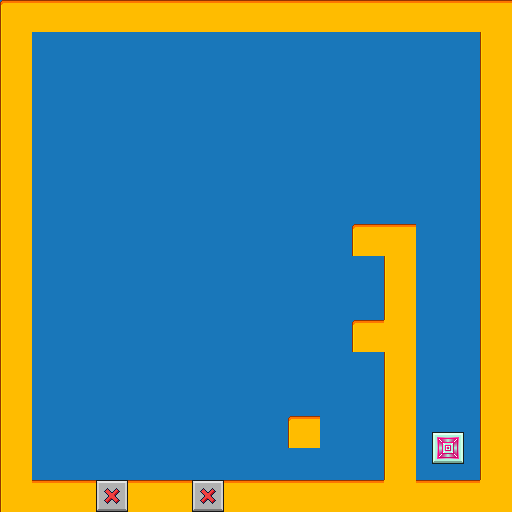

This is a level from a 2D game, rendered from its Tiled map with the project's own tilesets. A one-line summary and the complete map file follow:
An orthogonal 16x16 tile map with 32x32 px tiles, 2 tile layers (background, foreground), 4 tilesets and 14 objects.

<map version="1.10" tiledversion="1.10.2" orientation="orthogonal" renderorder="right-down" width="16" height="16" tilewidth="32" tileheight="32" infinite="0" nextlayerid="7" nextobjectid="33">
 <editorsettings>
  <export target="../map_2.lua" format="lua" />
 </editorsettings>
 <tileset firstgid="1" name="dark-bluegrey" tilewidth="32" tileheight="32" tilecount="36" columns="6">
  <image source="../../sprites/dark-bluegrey.png" width="192" height="192" />
 </tileset>
 <tileset firstgid="37" name="light-gold" tilewidth="32" tileheight="32" tilecount="36" columns="6">
  <image source="../../sprites/light-gold.png" width="192" height="192" />
 </tileset>
 <tileset firstgid="73" name="exit_block" tilewidth="32" tileheight="32" tilecount="9" columns="3">
  <image source="../../sprites/exit_block.png" width="96" height="96" />
 </tileset>
 <tileset firstgid="82" name="death_block" tilewidth="32" tileheight="32" tilecount="9" columns="3">
  <image source="../../sprites/death_block.png" width="96" height="96" />
 </tileset>
 <layer id="1" name="background" width="16" height="16">
  <data encoding="csv">
22,22,22,22,22,22,22,22,22,22,22,22,22,22,22,22,
22,22,22,22,22,22,22,22,22,22,22,22,22,22,22,22,
22,22,22,22,22,22,22,22,22,22,22,22,22,22,22,22,
22,22,22,22,22,22,22,22,22,22,22,22,22,22,22,22,
22,22,22,22,22,22,22,22,22,22,22,22,22,22,22,22,
22,22,22,22,22,22,22,22,22,22,22,22,22,22,22,22,
22,22,22,22,22,22,22,22,22,22,22,22,22,22,22,22,
22,22,22,22,22,22,22,22,22,22,22,22,22,22,22,22,
22,22,22,22,22,22,22,22,22,22,22,22,22,22,22,22,
22,22,22,22,22,22,22,22,22,22,22,22,22,22,22,22,
22,22,22,22,22,22,22,22,22,22,22,22,22,22,22,22,
22,22,22,22,22,22,22,22,22,22,22,22,22,22,22,22,
22,22,22,22,22,22,22,22,22,22,22,22,22,22,22,22,
22,22,22,22,22,22,22,22,22,22,22,22,22,22,22,22,
22,22,22,22,22,22,22,22,22,22,22,22,22,22,22,22,
22,22,22,22,22,22,22,22,22,22,22,22,22,22,22,22
</data>
 </layer>
 <layer id="2" name="foreground" width="16" height="16">
  <data encoding="csv">
37,40,40,40,40,40,40,40,40,40,40,40,40,40,40,40,
55,0,0,0,0,0,0,0,0,0,0,0,0,0,0,55,
55,0,0,0,0,0,0,0,0,0,0,0,0,0,0,55,
55,0,0,0,0,0,0,0,0,0,0,0,0,0,0,55,
55,0,0,0,0,0,0,0,0,0,0,0,0,0,0,55,
55,0,0,0,0,0,0,0,0,0,0,0,0,0,0,55,
55,0,0,0,0,0,0,0,0,0,0,0,0,0,0,55,
55,0,0,0,0,0,0,0,0,0,0,37,40,0,0,55,
55,0,0,0,0,0,0,0,0,0,0,0,55,0,0,55,
55,0,0,0,0,0,0,0,0,0,0,0,55,0,0,55,
55,0,0,0,0,0,0,0,0,0,0,37,58,0,0,55,
55,0,0,0,0,0,0,0,0,0,0,0,55,0,0,55,
55,0,0,0,0,0,0,0,0,0,0,0,55,0,0,55,
55,0,0,0,0,0,0,0,0,37,0,0,55,77,78,55,
55,0,0,0,0,0,0,0,0,0,0,0,55,80,81,55,
55,40,40,82,40,40,82,40,40,40,40,40,58,40,40,58
</data>
 </layer>
 <objectgroup id="3" name="exit">
  <object id="1" x="432" y="432" width="32" height="32" />
 </objectgroup>
 <objectgroup id="4" name="player">
  <object id="2" x="40" y="464" width="16" height="16" />
 </objectgroup>
 <objectgroup id="5" name="platforms">
  <object id="3" x="0" y="0" width="512" height="32" />
  <object id="5" x="480" y="32" width="32" height="448" />
  <object id="6" x="0" y="32" width="32" height="448" />
  <object id="16" x="384" y="256" width="32" height="224" />
  <object id="17" x="0" y="480" width="96" height="32" />
  <object id="18" x="128" y="480" width="64" height="32" />
  <object id="19" x="224" y="480" width="288" height="32" />
  <object id="24" x="288" y="416" width="32" height="32" />
  <object id="25" x="352" y="320" width="32" height="32" />
  <object id="29" x="352" y="224" width="64" height="32" />
 </objectgroup>
 <objectgroup id="6" name="death_blocks">
  <object id="22" x="96" y="480" width="32" height="32" />
  <object id="23" x="192" y="480" width="32" height="32" />
 </objectgroup>
</map>
